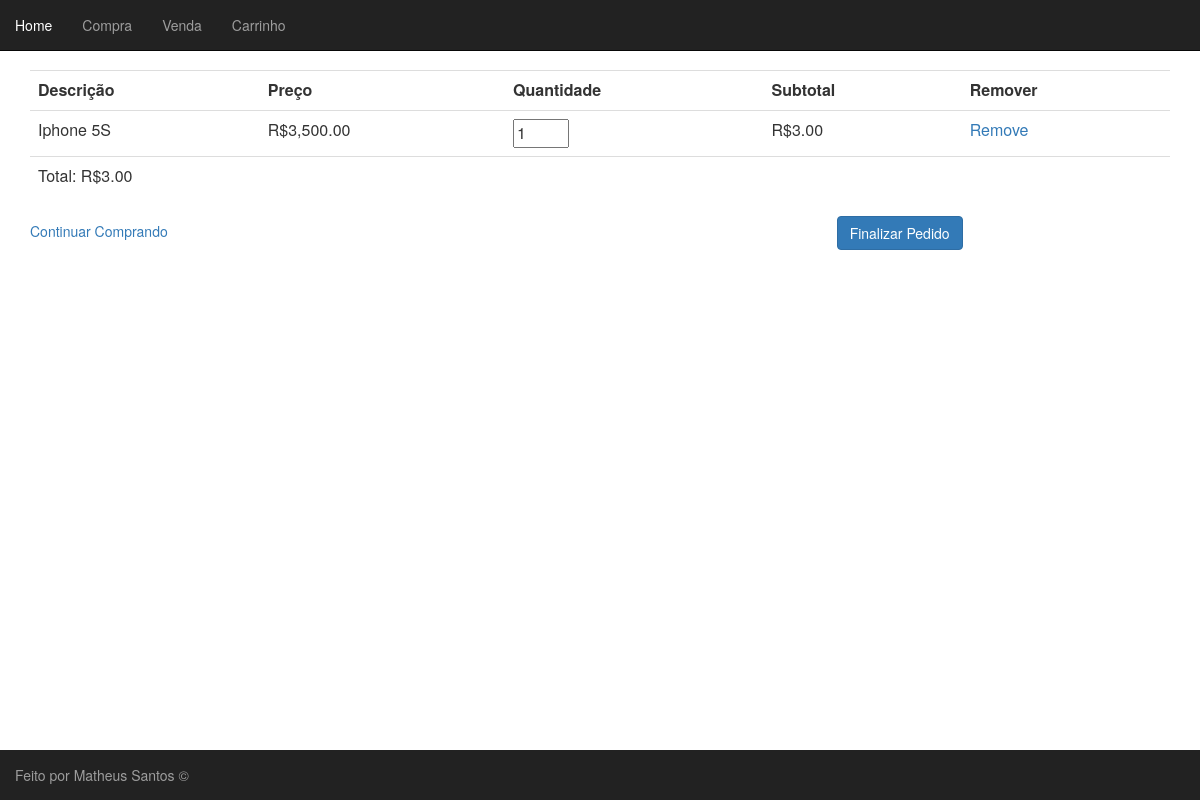
The page /carrinho.php?acao=add&id=14 on the database its author committed.
### tables this page shows
CREATE TABLE `mercadorias` (
  `IDMercadoria` int(11) NOT NULL,
  `TpMercadorias` varchar(45) NOT NULL,
  `DsMercadoria` varchar(45) NOT NULL,
  `PriceMercadoria` decimal(30,2) NOT NULL,
  `image` varchar(100) NOT NULL
);

### carrinho.php (the view, shortened to what this page needs)
<?php
if (isset($_GET['acao'])) {
	if ($_GET['acao'] == 'add') {
		$id = intval($_GET["id"]);
	}
}
?>
<html>
	<?php
	require ("cabecalho.php");
	?>
	<body>
		<div class="container"><table class="table">
			<tr>
				<th>Descrição</th><th>Preço</th><th>Quantidade</th><th>Subtotal</th><th>Remover</th>
			</tr>
			<form action="checkout.php" method="post">
				<?php
				require ("conexao.php");
				if (count($_SESSION['carrinho']) == 0) {
					echo '<tr><td colspan="5">O carrinho está vazio</td> </tr> ';
				} else {
					foreach ($_SESSION['carrinho'] as $id => $qtd) {
						$res1 = mysqli_query($con, "SELECT * FROM Mercadorias WHERE IDMercadoria='$id'");
						$linha1 = mysqli_fetch_assoc($res1);
						$nome = $linha1['DsMercadoria'];
						$preco = number_format($linha1['PriceMercadoria'],2);
						$subtotal= number_format($linha1['PriceMercadoria'],2) * $qtd;
						@$total += $subtotal;
    				echo '<tr><td>' . $nome . '</td>
						<td>R$' . $preco . '</td>
						<td><input type="text" size="3" name="prod['.$id.']" value="'.$qtd.'">
						<td>R$' . number_format($subtotal, 2) . '</td>
						<td><a href="?acao=apagar&id='.$id.'" >Remove</a></td></tr>';
					}
echo '<tr><td colspan="5">Total: R$'.number_format($total,2).'</td></tr>';
				}
				echo '</table>';
								echo '<a href="Compra.php">Continuar Comprando</a>';
				?>
			<input type="submit" value="Finalizar Pedido"  class="btn btn-primary col-md-offset-7">
		</div>
	</body>
</html>
<?php
require ("footer.php");
?>

### css/Style.css (style rules this page uses)
html, body { height:100%; }
body { padding-top: 70px; }

### rows shown on the page
mercadorias: DsMercadoria "Iphone 5S", PriceMercadoria "3,500.00", value "1", PriceMercadoria "3.00"

### other values the page prints
$total "3.00"
